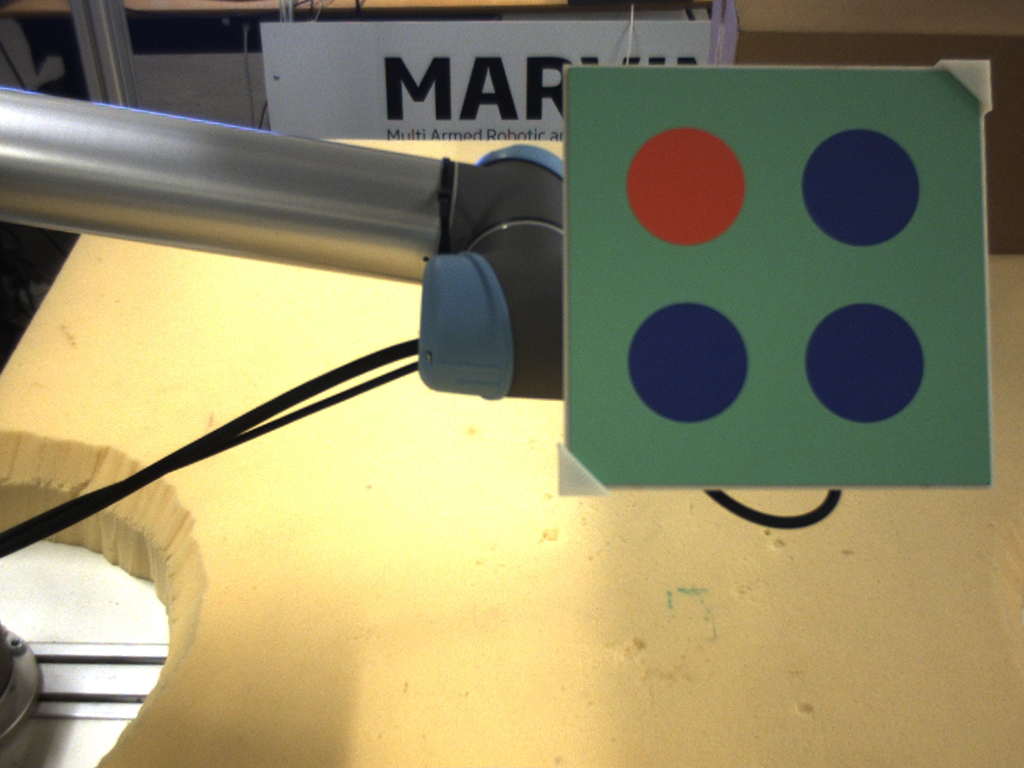
//> input picture final_project/Marker1/easy/marker_color_01.png, 1024 x 768 px
$ ./main ../easy/marker_color_01.png   (built with g++ and OpenCV 4)
//> lines starting //> are read from the running program, lines starting //| are printed output that depends on the picture; after the words box and inside, x2 and y2 are one past the last pixel; in counts of white or black regions, pixels touching at a corner belong together
#include <opencv2/highgui.hpp>
#include "opencv2/imgcodecs.hpp"
#include "opencv2/opencv.hpp"
#include <iostream>
#include <stdio.h>
#include <math.h>
#include <vector>
#include <utility>


using namespace cv;
using namespace std;

std::pair<double, double> compute_theta(Mat img, int r, int c) {

    int i, j;
    double gxx = 0, gyy = 0, gxy = 0, theta, F_theta;
    int sobelx[3][3] = {
            {-1, 0, 1},
            {-2, 0, 2},
            {-1, 0, 1}
    };
    int sobely[3][3] = {
            {-1, -2, -1},
            {0,  0,  0},
            {1,  2,  1}
    };
/// Find circles of all colors (Better idea might be to just search for blue circles):
    for (i = -1; i <= 1; i++) {
        for (j = -1; j <= 1; j++) {
            gxy += img.at<cv::Vec3b>(r + i, c + j)[0] * sobelx[i + 1][j + 1] *
                   img.at<cv::Vec3b>(r + i, c + j)[0] * sobely[i + 1][j + 1];
//                   img.at<cv::Vec3b>(r + i, c + j)[1] * sobelx[i + 1][j + 1] *
//                   img.at<cv::Vec3b>(r + i, c + j)[1] * sobely[i + 1][j + 1] +
//                   img.at<cv::Vec3b>(r + i, c + j)[2] * sobelx[i + 1][j + 1] *
//                   img.at<cv::Vec3b>(r + i, c + j)[2] * sobely[i + 1][j + 1];
            gxx += img.at<cv::Vec3b>(r + i, c + j)[0] * sobelx[i + 1][j + 1] *
                   img.at<cv::Vec3b>(r + i, c + j)[0] * sobelx[i + 1][j + 1];
//                   img.at<cv::Vec3b>(r + i, c + j)[1] * sobelx[i + 1][j + 1] *
//                   img.at<cv::Vec3b>(r + i, c + j)[1] * sobelx[i + 1][j + 1] +
//                   img.at<cv::Vec3b>(r + i, c + j)[2] * sobelx[i + 1][j + 1] *
//                   img.at<cv::Vec3b>(r + i, c + j)[2] * sobelx[i + 1][j + 1];
            gyy += img.at<cv::Vec3b>(r + i, c + j)[0] * sobely[i + 1][j + 1] *
                   img.at<cv::Vec3b>(r + i, c + j)[0] * sobely[i + 1][j + 1];
//                   img.at<cv::Vec3b>(r + i, c + j)[1] * sobely[i + 1][j + 1] *
//                   img.at<cv::Vec3b>(r + i, c + j)[1] * sobely[i + 1][j + 1] +
//                   img.at<cv::Vec3b>(r + i, c + j)[2] * sobely[i + 1][j + 1] *
//                   img.at<cv::Vec3b>(r + i, c + j)[2] * sobely[i + 1][j + 1];
        }
    }
    theta = 1. / 2 * atan((2 * gxy) / (gxx - gyy));
    F_theta = sqrt(1. / 2 * ((gxx + gyy) + (gxx - gyy) * cos(2 * theta) + 2 * gxy * sin(2 * theta)));
    return std::make_pair(theta, F_theta);
}

// [59 lines left out: functions get_minimum, replace, get_max, is_valid, remove_too_close_to, remove_too_close, not called in this run]

/// Get the pixel most relevant as circle center
Point max_strength(int a[768][1024]) {
    Point max_point;
    int max = 0;
    for (int i = 0; i < 768; i++) {
        for (int j = 0; j < 1024; j++) {
            if (max < a[i][j]) {
                max = a[i][j];
                max_point = Point(i, j);
            }
        }
    }
    return max_point;
}

int main(int argc, char *argv[]) {
    cv::CommandLineParser parser(argc, argv,
            // name  | default value    | help message
                                 "{help   |                  | print this message}"
                                 "{@image | ../easy/marker_color_01.png | image path}"
    );

    if (parser.has("help")) {
        parser.printMessage();
        return 0;
    }


    /// Load image file
    std::string filepath = "../easy/marker_color_01.png";
    cv::Mat img_original = cv::imread(filepath, CV_LOAD_IMAGE_COLOR);
//> img_original is the input picture: 768 rows x 1024 cols, CV_8UC3; mean B, G, R 102.8, 139.6, 146.3

    if (img_original.empty()) {
        std::cout << "Input image not found at '" << filepath << "'\n";
        return 1;
    }

    Mat img_processed = img_original;

    double theta, F_theta;
    unsigned long counter = 0;
    std::cout << img_original.rows << std::endl;
//| 768
    std::cout << img_original.cols << std::endl;
//| 1024
    int r0, c0, r, c, rad, rimg = img_original.rows, cimg = img_original.cols;
//> rimg = 768; cimg = 1024
    int ac[768][1024];
    for (auto &rac : ac) {
        for (int &cac : rac) {
            cac = 0;
        }
    }
    for (r = 1; r < rimg; r++) {
        for (c = 1; c < cimg; c++) {
            std::tie(theta, F_theta) = compute_theta(img_original, r, c);
            rad = int(round(F_theta));
            r0 = int(round(r - rad * cos(theta)));
            c0 = int(round(c - rad * sin(theta)));

            if ((r0 > 0) and (c0 > 0) and (r0 < rimg) and (c0 < cimg)) {
                counter += 1;
                /// Increase circle center probability
                ac[r0][c0] += 1;
            }
        }
    }
//> this loop made 767 passes
//> (theta, F_theta, rad, r0, c0, counter) on passes 1 to 3: (-0.029, 131.8, 132, -131, 1027, 0), (0.0498, 128.5, 129, -127, 1017, 0), (0.0914, 124.5, 124, -120, 1012, 0)
//> after the loop, theta = 0.754; F_theta = 227; rad = 227; r0 = 602; c0 = 868; counter = 403959

    std::cout << counter << std::endl;
//| 403959

    int processed_ac[768][1024];
    for (int rac = 0; rac < 768; rac++) {
        for (int cac = 0; cac < 1024; cac++) {
            processed_ac[rac][cac] = ac[rac][cac];
        }
    }

    /// Set pixel value to the sum of adjacent pixels (try to find clustered high strength pixels)
    int averaging_area = 21;
    int averaging_constraint = (averaging_area - 1) / 2;
    int total_strength = 0;

    for (r = averaging_constraint; r < (rimg - averaging_constraint); r++) {
        for (c = averaging_constraint; c < (cimg - averaging_constraint); c++) {
            total_strength = 0;
            for (int i = -averaging_constraint; i <= averaging_constraint; i++) {
                for (int j = -averaging_constraint; j <= averaging_constraint; j++) {
                    total_strength += ac[r + i][c + j];
                }
            }
            processed_ac[r][c] = total_strength;
        }
    }
//> this loop made 748 passes
//> total_strength on passes 1 to 3: 359, 382, 385
//> after the loop, total_strength = 0

    ///Idea for next approach:
    unsigned long number_of_circles = 50;
    Point max_point;
    vector<Point> centers;
    int row_limit_low, row_limit_high, col_limit_low, col_limit_high;
    int proximity_limit = int(round(img_original.rows / 6));
//> proximity_limit = 128
    for (unsigned long circ = 0; circ < number_of_circles; circ++) {
        /// 1. Find max strength pixel in processed_ac
        max_point = max_strength(processed_ac);
        /// 2. Add it as circle center
        centers.push_back(max_point);
        /// 3. Set pixel and adjacent pixels strength to 0 to eliminate the already found circle center cluster
        if (max_point.x <= proximity_limit) {
            row_limit_low = 0;
        } else{
            row_limit_low = max_point.x - proximity_limit;
        }
        if (max_point.x + proximity_limit >= img_original.rows) {
            row_limit_high = img_original.rows;
        } else{
            row_limit_high = max_point.x + proximity_limit;
        }
        if (max_point.y <= proximity_limit) {
            col_limit_low = 0;
        } else{
            col_limit_low = max_point.y - proximity_limit;
        }
        if (max_point.y + proximity_limit >= img_original.cols) {
            col_limit_high = img_original.cols;
        } else{
            col_limit_high = max_point.y + proximity_limit;
        }
        for (int repr = row_limit_low; repr < row_limit_high; repr++) {
            for (int repc = col_limit_low; repc < col_limit_high; repc++ ) {
                processed_ac[repr][repc] = 0;
            }
        }
        /// 4. Repeat for 3 more points
    }
//> this loop made 50 passes
//> (max_point, row_limit_low, row_limit_high, col_limit_low, col_limit_high) on passes 1, 7, 10, 11, 13, 15, 16, 18, 20, 21, 23, 25: (Point(191, 803), 63, 319, 675, 931), (Point(178, 539), 50, 306, 411, 667), (Point(237, 667), 109, 365, 539, 795), (Point(297, 364), 169, 425, 236, 492), (Point(344, 817), 216, 472, 689, 945), (Point(163, 409), 35, 291, 281, 537), (Point(361, 233), 233, 489, 105, 361), (Point(365, 680), 237, 493, 552, 808), (Point(308, 525), 180, 436, 397, 653), (Point(206, 227), 78, 334, 99, 355), (Point(518, 219), 390, 646, 91, 347), (Point(427, 377), 299, 555, 249, 505)
//> (max_point, row_limit_high, col_limit_low, col_limit_high) on passes 2, 3, 5, 8, 17: (Point(106, 669), 234, 541, 797), (Point(30, 522), 158, 394, 650), (Point(12, 800), 140, 672, 928), (Point(13, 393), 141, 265, 521), (Point(11, 264), 139, 136, 392)
    /// 5. Check if all 3 circle centers are on the marker
    for (auto &center : centers) {
        circle(img_processed, Point(center.y, center.x), 10, cvScalar(0, 0, 255, 0), -1);
    }
//> this loop made 50 passes
//> center on passes 1 to 12: Point(191, 803), Point(106, 669), Point(30, 522), Point(188, 936), Point(12, 800), Point(36, 963), Point(178, 539), Point(13, 393), Point(191, 30), Point(237, 667), Point(297, 364), Point(16, 71)
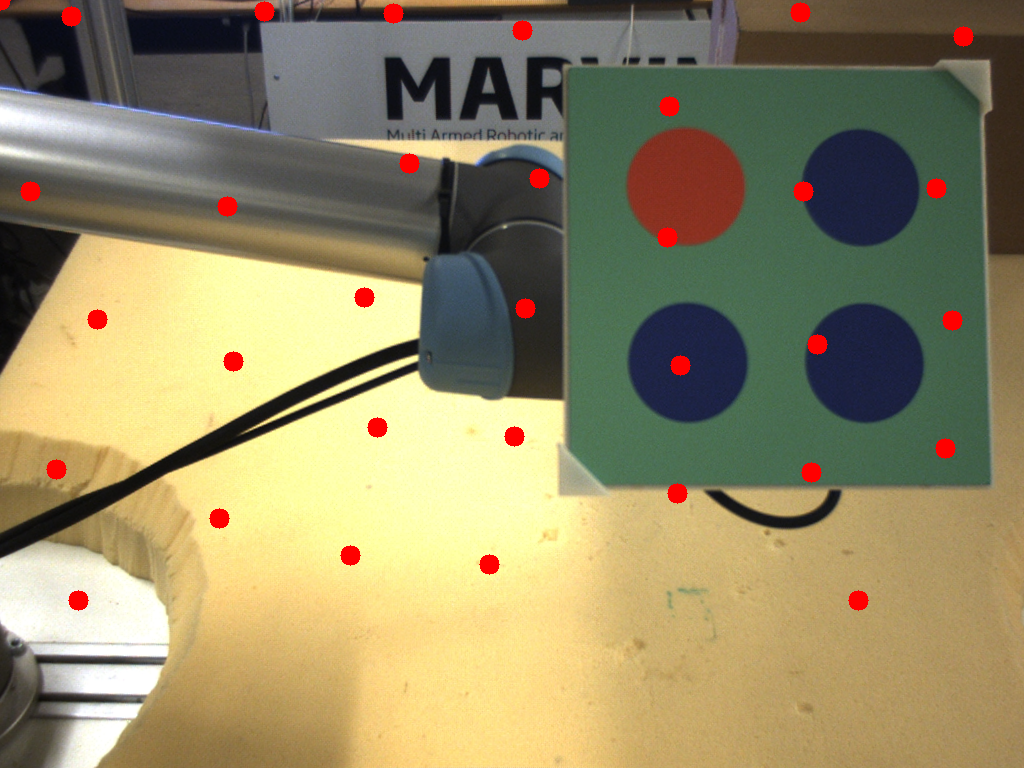
//> img_processed: 768 rows x 1024 cols, CV_8UC3; 1.3% of pixels changed, all inside (x1, y1, x2, y2) = (0, 0, 974, 611)

// [63 lines of commented-out code are left out]
    imwrite("../Results/Marker1_Detection.png", img_processed);

    return 0;
}

$ run again, with final_project/Marker1/easy/marker_color_02.png copied over final_project/Marker1/easy/marker_color_01.png
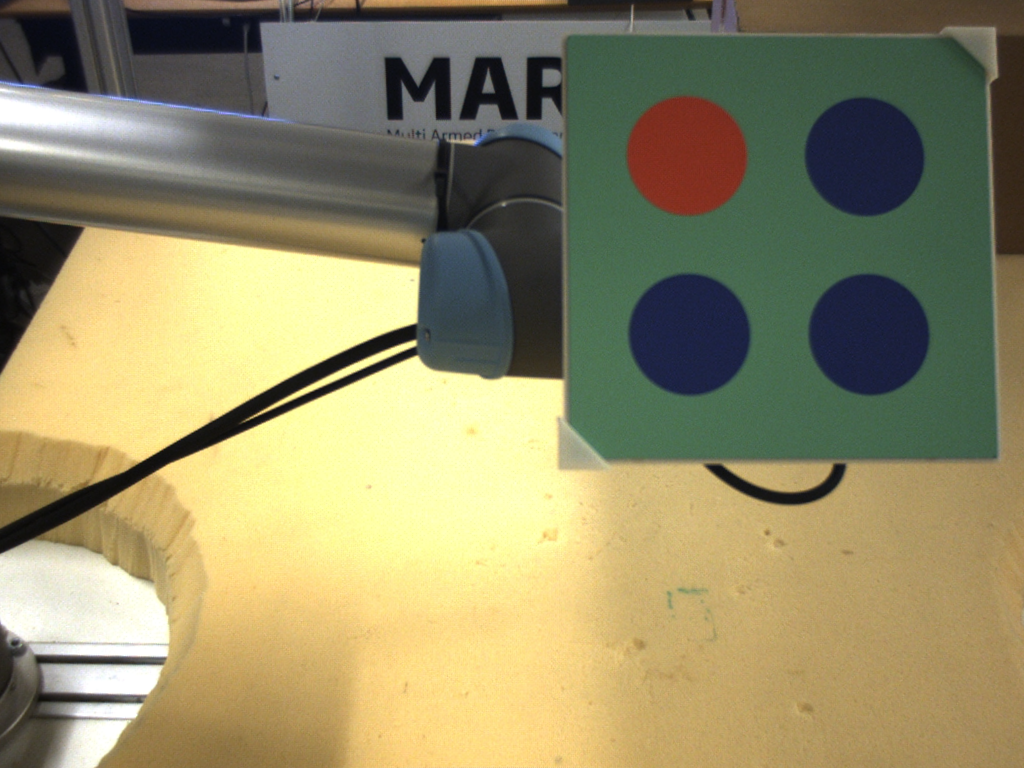
//> input picture final_project/Marker1/easy/marker_color_02.png, 1024 x 768 px
//> img_original is the input picture: 768 rows x 1024 cols, CV_8UC3; mean B, G, R 102.8, 140.4, 147.4
//| 768
//| 1024
//> the loop `for (r = 1; r < rimg; r++)` made 767 passes
//> (theta, F_theta, rad, r0, c0, counter) on passes 1 to 3: (0.0334, 131.3, 131, -130, 1019, 0), (0.134, 133.9, 134, -131, 1005, 0), (0.192, 138.1, 138, -132, 997, 0)
//> after the loop `for (r = 1; r < rimg; r++)`: theta = 0.747; F_theta = 206.6; rad = 207; r0 = 615; c0 = 882; counter = 402720
//| 402720
//> the loop `for (r = averaging_constraint; r < (rimg - averaging_constraint); r++)` made 748 passes
//> total_strength on passes 1 to 3: 391, 415, 419
//> after the loop `for (r = averaging_constraint; r < (rimg - averaging_constraint); r++)`: total_strength = 0
//> the loop `for (unsigned long circ = 0; circ < number_of_circles; circ++)` made 50 passes
//> (max_point, row_limit_low, row_limit_high, col_limit_low, col_limit_high) on passes 1, 5, 10, 11, 12, 13, 14, 16: (Point(148, 814), 20, 276, 686, 942), (Point(180, 555), 52, 308, 427, 683), (Point(408, 795), 280, 536, 667, 923), (Point(291, 340), 163, 419, 212, 468), (Point(201, 683), 73, 329, 555, 811), (Point(378, 206), 250, 506, 78, 334), (Point(157, 426), 29, 285, 298, 554), (Point(349, 666), 221, 477, 538, 794)
//> the loop `for (auto &center : centers)` made 50 passes
//> center on passes 1 to 8: Point(148, 814), Point(70, 685), Point(167, 943), Point(28, 506), Point(180, 555), Point(13, 959), Point(178, 21), Point(11, 816)
//> after the loop `for (auto &center : centers)`:
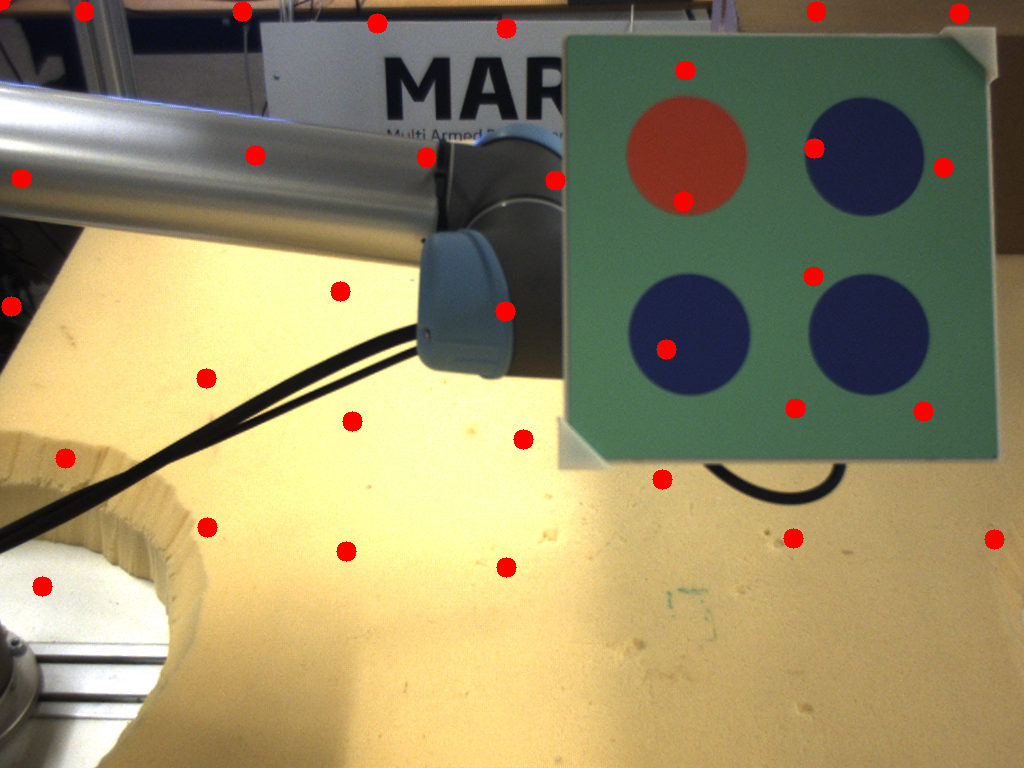
//> img_processed: 768 rows x 1024 cols, CV_8UC3; 1.3% of pixels changed, all inside (x1, y1, x2, y2) = (0, 0, 1005, 597)

$ run again, with final_project/Marker1/easy/marker_color_04.png copied over final_project/Marker1/easy/marker_color_01.png
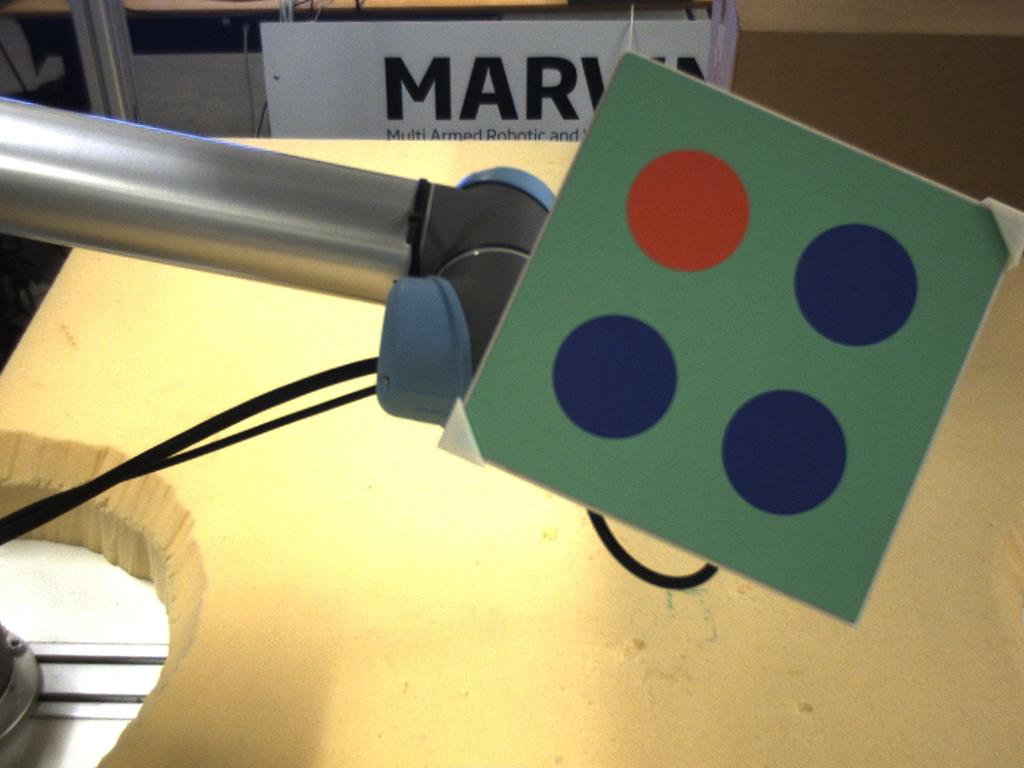
//> input picture final_project/Marker1/easy/marker_color_04.png, 1024 x 768 px
//> img_original is the input picture: 768 rows x 1024 cols, CV_8UC3; mean B, G, R 105, 140.4, 144.7
//| 768
//| 1024
//> the loop `for (r = 1; r < rimg; r++)` made 767 passes
//> (theta, F_theta, rad, r0, c0, counter) on passes 1 to 3: (-0.0397, 139.5, 139, -138, 1029, 0), (0.394, 139.3, 139, -126, 970, 0), (0.189, 136.9, 137, -132, 997, 0)
//> after the loop `for (r = 1; r < rimg; r++)`: theta = -0.613; F_theta = 208.2; rad = 208; r0 = 597; c0 = 1143; counter = 412867
//| 412867
//> the loop `for (r = averaging_constraint; r < (rimg - averaging_constraint); r++)` made 748 passes
//> total_strength on passes 1 to 3: 501, 523, 523
//> after the loop `for (r = averaging_constraint; r < (rimg - averaging_constraint); r++)`: total_strength = 0
//> the loop `for (unsigned long circ = 0; circ < number_of_circles; circ++)` made 50 passes
//> (max_point, row_limit_low, row_limit_high, col_limit_low, col_limit_high) on passes 3, 4, 5, 7, 8, 10, 13, 14: (Point(247, 759), 119, 375, 631, 887), (Point(138, 564), 10, 266, 436, 692), (Point(272, 887), 144, 400, 759, 1015), (Point(154, 425), 26, 282, 297, 553), (Point(315, 303), 187, 443, 175, 431), (Point(287, 629), 159, 415, 501, 757), (Point(158, 296), 30, 286, 168, 424), (Point(375, 758), 247, 503, 630, 886)
//> the loop `for (auto &center : centers)` made 50 passes
//> center on passes 1 to 8: Point(113, 699), Point(45, 949), Point(247, 759), Point(138, 564), Point(272, 887), Point(24, 435), Point(154, 425), Point(315, 303)
//> after the loop `for (auto &center : centers)`:
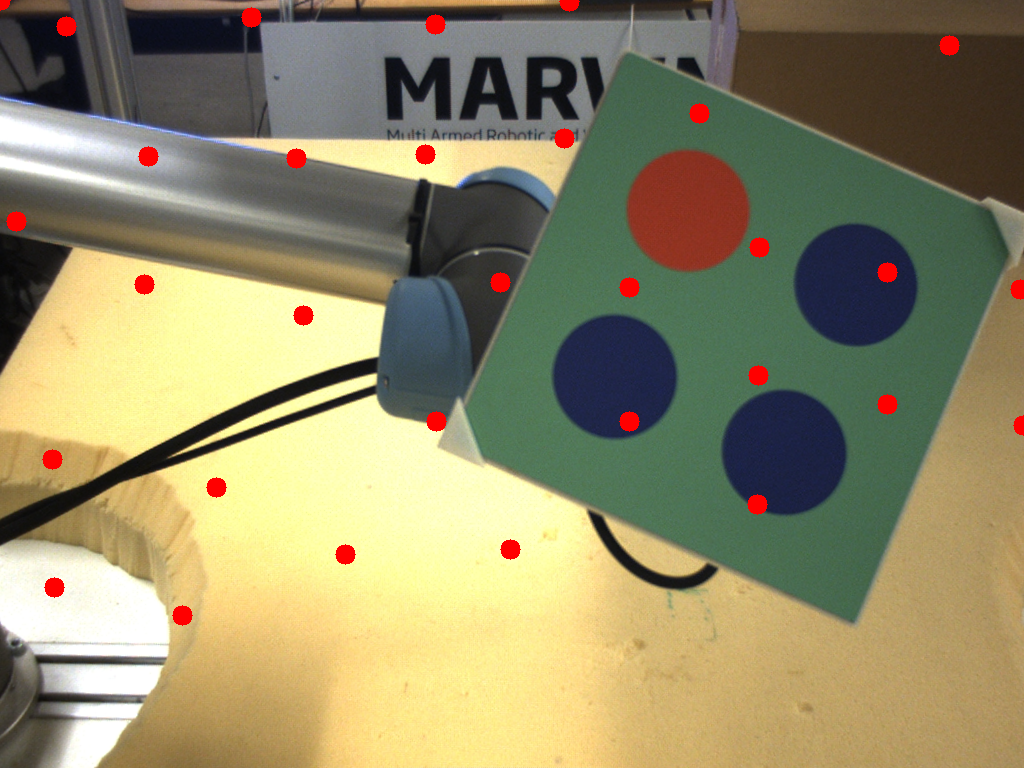
//> img_processed: 768 rows x 1024 cols, CV_8UC3; 1.17% of pixels changed, all inside (x1, y1, x2, y2) = (0, 0, 1024, 626)
